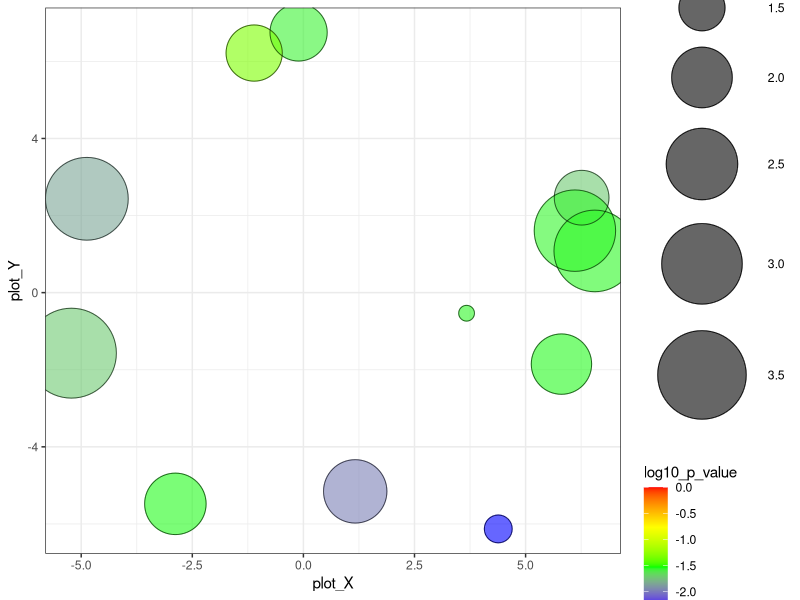

Generate this figure with R: (Note: this script raises an error after producing the figure.)


# A plotting R script produced by the REVIGO server at http://revigo.irb.hr/
# If you found REVIGO useful in your work, please cite the following reference:
# Supek F et al. "REVIGO summarizes and visualizes long lists of Gene Ontology
# terms" PLoS ONE 2011. doi:10.1371/journal.pone.0021800


# --------------------------------------------------------------------------
# If you don't have the ggplot2 package installed, uncomment the following line:
# install.packages( "ggplot2" );
library( ggplot2 );
# --------------------------------------------------------------------------
# If you don't have the scales package installed, uncomment the following line:
# install.packages( "scales" );
library( scales );


# --------------------------------------------------------------------------
# Here is your data from REVIGO. Scroll down for plot configuration options.

revigo.names <- c("term_ID","description","frequency_%","plot_X","plot_Y","plot_size","log10_p_value","uniqueness","dispensability");
revigo.data <- rbind(c("GO:0031526","brush border membrane", 0.065, 4.385,-6.129, 1.146,-2.2920,0.651,0.000),
c("GO:0045202","synapse",19.205,-5.220,-1.570, 3.587,-1.7196,0.912,0.000),
c("GO:0010287","plastoglobule", 0.289, 6.261, 2.463, 1.771,-1.7189,0.621,0.011),
c("GO:0030496","midbody", 6.665,-4.873, 2.435, 3.127,-1.8492,0.868,0.016),
c("GO:0015629","actin cytoskeleton", 0.358,-0.108, 6.750, 1.863,-1.5703,0.802,0.041),
c("GO:0019867","outer membrane", 0.532,-2.881,-5.479, 2.033,-1.5432,0.784,0.096),
c("GO:0009523","photosystem II", 0.642, 1.166,-5.155, 2.114,-1.9773,0.366,0.166),
c("GO:0005849","mRNA cleavage factor complex", 0.055, 3.672,-0.534, 1.079,-1.5555,0.674,0.327),
c("GO:0005811","lipid particle", 0.328,-1.108, 6.215, 1.826,-1.3235,0.802,0.379),
c("GO:0031968","organelle outer membrane", 0.478, 5.807,-1.854, 1.987,-1.5460,0.575,0.460),
c("GO:0044434","chloroplast part", 5.528, 6.110, 1.608, 3.046,-1.5599,0.548,0.619),
c("GO:0044435","plastid part", 5.682, 6.557, 1.082, 3.058,-1.5517,0.607,0.632));

one.data <- data.frame(revigo.data);
names(one.data) <- revigo.names;
one.data <- one.data [(one.data$plot_X != "null" & one.data$plot_Y != "null"), ];
one.data$plot_X <- as.numeric( as.character(one.data$plot_X) );
one.data$plot_Y <- as.numeric( as.character(one.data$plot_Y) );
one.data$plot_size <- as.numeric( as.character(one.data$plot_size) );
one.data$log10_p_value <- as.numeric( as.character(one.data$log10_p_value) );
one.data$frequency <- as.numeric( as.character(one.data$frequency) );
one.data$uniqueness <- as.numeric( as.character(one.data$uniqueness) );
one.data$dispensability <- as.numeric( as.character(one.data$dispensability) );
#head(one.data);


# --------------------------------------------------------------------------
# Names of the axes, sizes of the numbers and letters, names of the columns,
# etc. can be changed below

p1 <- ggplot( data = one.data );
p1 <- p1 + geom_point( aes( plot_X, plot_Y, colour = log10_p_value, size = plot_size), alpha = I(0.6) ) + scale_size_area();
p1 <- p1 + scale_colour_gradientn( colours = c("blue", "green", "yellow", "red"), limits = c( min(one.data$log10_p_value), 0) );
p1 <- p1 + geom_point( aes(plot_X, plot_Y, size = plot_size), shape = 21, fill = "transparent", colour = I (alpha ("black", 0.6) )) + scale_size_area();
p1 <- p1 + scale_size( range=c(5, 30)) + theme_bw(); # + scale_fill_gradientn(colours = heat_hcl(7), limits = c(-300, 0) );

# <- one.data [ one.data$dispensability < 0.15, ]; 
ex <- one.data [ c(6,11,10,1), ]; 

#p1 <- p1 + geom_text( data = ex, aes(plot_X, plot_Y, label = description), colour = I(alpha("black", 0.85)), size = 5 );
p1 <- p1 + geom_label_repel(data=ex, aes(plot_X, plot_Y, label = description), fill="lightgrey", size=4, nudge_y = 20,segment.alpha = 0.7)

p1 <- p1 + labs (y = NULL, x = NULL);
p1 <- p1 + theme(legend.key = element_blank()) ;
one.x_range = max(one.data$plot_X) - min(one.data$plot_X);
one.y_range = max(one.data$plot_Y) - min(one.data$plot_Y);
p1= p1+ theme(legend.position="none")
p1 <- p1 + xlim(min(one.data$plot_X)-one.x_range/10,max(one.data$plot_X)+one.x_range/10);
#p1 <- p1 + ylim(min(one.data$plot_Y)-one.y_range/10,max(one.data$plot_Y)+one.y_range/10);
p1 <- p1 + xlim(-8.5,8.5);
p1 <- p1 + ylim(-10,30);
p1 <- p1 + theme(panel.grid.major = element_blank(), panel.grid.minor = element_blank())
p1 <- p1 + theme(plot.margin=unit(c(0,0.2,0,0), "cm"))
p1 <- p1 +  theme(axis.text.x=element_blank(),axis.ticks.x=element_blank())
p1 <- p1 +  theme(axis.text.y=element_blank(),axis.ticks.y=element_blank())




# --------------------------------------------------------------------------
# Output the plot to screen

plot3=p1
plot3
# Uncomment the line below to also save the plot to a file.
# The file type depends on the extension (default=pdf).

# ggsave("C:/Users/path_to_your_file/revigo-plot.pdf");
